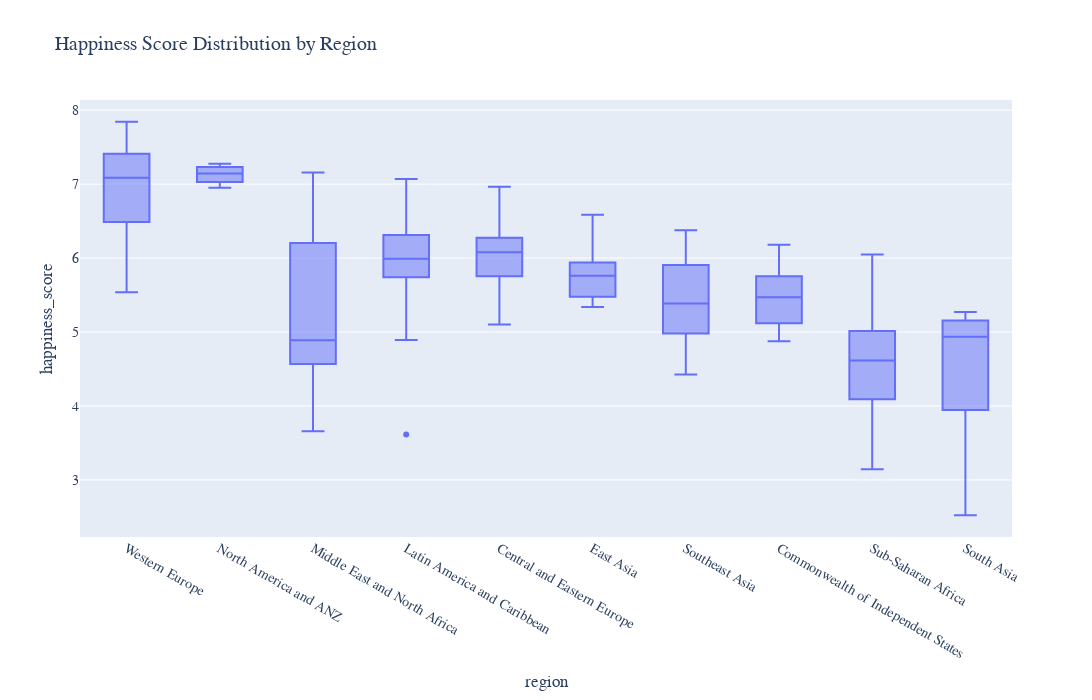

The notebook cell this image was saved under:
### Markdown cell above
## Regional Contributors: Understanding Regional Patterns in Happiness

The "Regional Contributors" section explores how happiness scores and their underlying factors vary across different regions of the world. This analysis helps us identify not only which regions are the happiest, but also the unique social, economic, and cultural drivers behind these patterns.

### Key Visualizations

- **Boxplot of Happiness by Region:**  
    This plot shows the distribution of happiness scores within each region. It highlights both the median happiness and the spread (inequality) within regions, revealing which areas have consistently high or low happiness and where disparities are greatest.

- **Treemap of Regional and Country Contributions:**  
    The treemap visualizes the hierarchical structure of happiness, starting from regions and drilling down to individual countries. The size and color of each box represent the happiness score, making it easy to spot regional leaders and laggards.

### Insights from the Analysis

- **Regional Differences:**  
    Western Europe and North America & ANZ (Australia and New Zealand) consistently rank at the top, with high median happiness and relatively low internal disparities. Sub-Saharan Africa and South Asia, on the other hand, tend to have lower average scores and greater variability.

- **Drivers of Regional Happiness:**  
    The factors contributing to happiness—such as GDP per capita, social support, and healthy life expectancy—also vary by region. Wealthier regions benefit from higher economic security and stronger social networks, while regions with lower scores often face challenges related to governance, health, or economic instability.

- **Inequality Within Regions:**  
    The boxplot reveals that some regions, like Latin America and the Caribbean, have a wide range of happiness scores, indicating significant differences between countries within the same region.

- **Policy Implications:**  
    Understanding regional contributors allows policymakers to tailor interventions. For example, boosting social support may be more effective in some regions, while improving governance or health infrastructure could be key elsewhere.

### Why Regional Analysis Matters

- **Contextual Understanding:**  
    Happiness is not determined by a single factor but by a combination of influences that differ by region. Regional analysis uncovers these nuances.

- **Benchmarking and Best Practices:**  
    By comparing regions, we can identify successful policies and cultural practices that could be adapted elsewhere.

- **Targeted Solutions:**  
    Recognizing regional strengths and weaknesses enables more effective, context-sensitive strategies to improve well-being.

---

**In summary:**  
The regional contributors section provides a comprehensive look at how happiness is distributed around the world, what drives these differences, and how this knowledge can inform better policy and societal outcomes.

### Code cell
# Regional Distribution (larger size)
if all(col in df_2021.columns for col in ["region", "happiness_score"]):
    fig5 = px.box(
        df_2021,
        x="region",
        y="happiness_score",
        title="Happiness Score Distribution by Region",
        width=1200,
        height=700
    )
    fig5.show()

### Figure 1 — Plotly figure (JSON) as saved in the notebook; plotly's stock layout.template omitted (floating-point values rounded to 4 significant figures; data arrays with more than 128 entries replaced by an {"elided": "..."} marker saying what was removed)
{"data": [{"alignmentgroup": "True", "hovertemplate": "region=%{x}<br>happiness_score=%{y}<extra></extra>", "legendgroup": "", "marker": {"color": "#636efa"}, "name": "", "notched": false, "offsetgroup": "", "orientation": "v", "showlegend": false, "type": "box", "x": {"elided": "149 str values"}, "x0": " ", "xaxis": "x", "y": {"elided": "149 float values"}, "y0": " ", "yaxis": "y"}], "layout": {"boxmode": "group", "height": 700, "legend": {"tracegroupgap": 0}, "title": {"text": "Happiness Score Distribution by Region"}, "width": 1200, "xaxis": {"anchor": "y", "domain": [0, 1], "title": {"text": "region"}}, "yaxis": {"anchor": "x", "domain": [0, 1], "title": {"text": "happiness_score"}}}}
